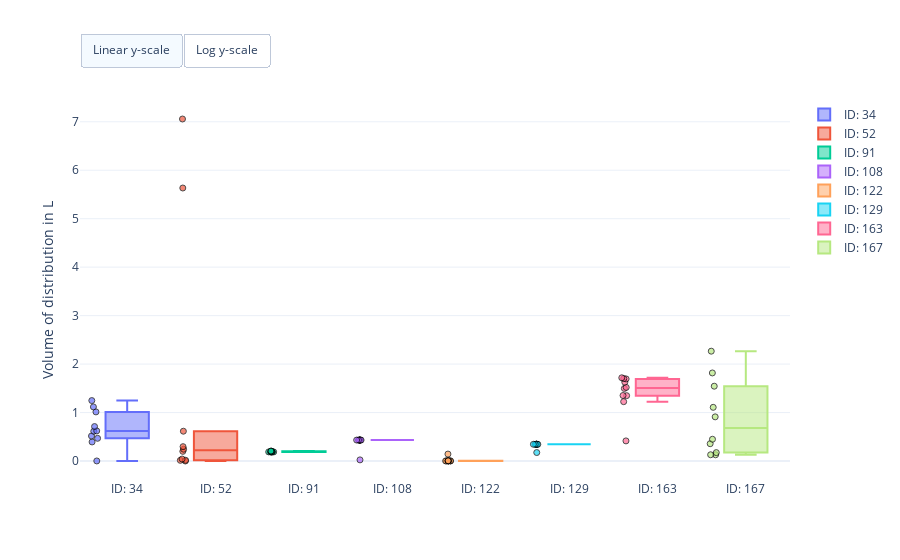
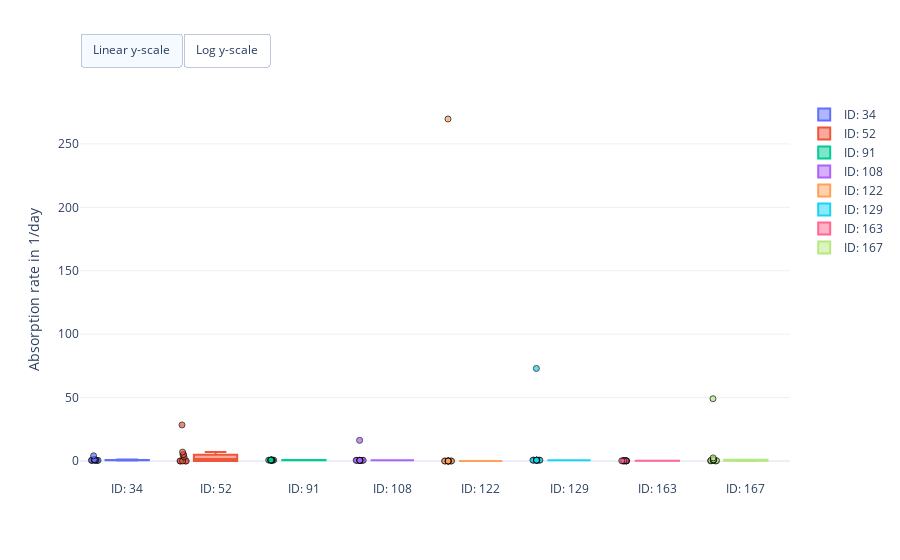
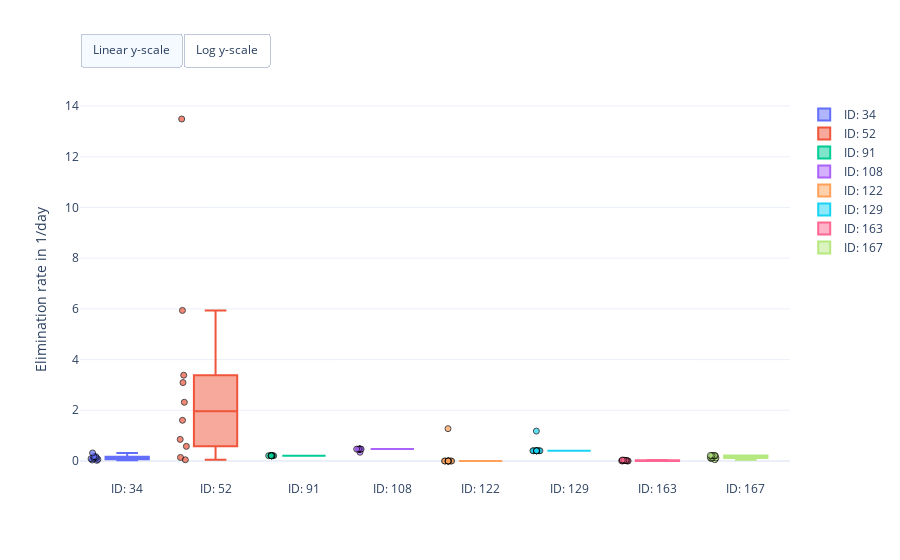
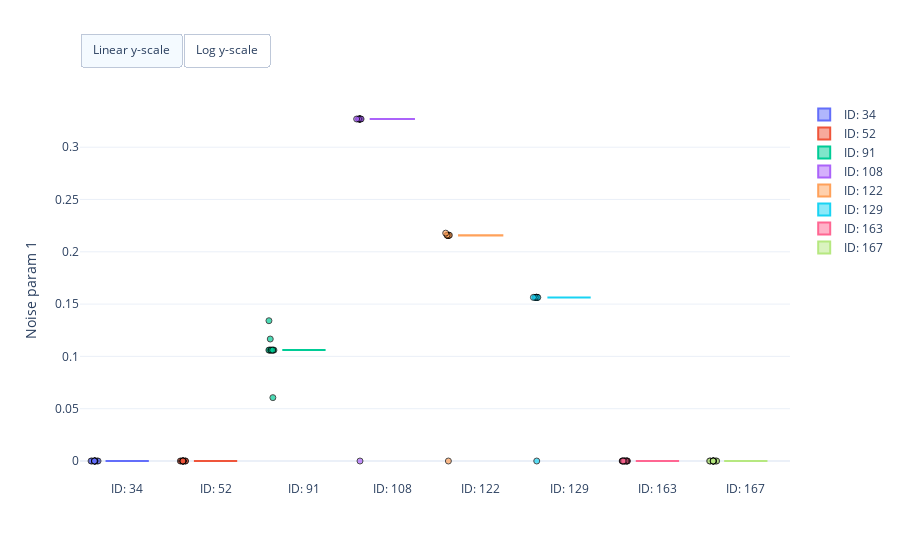

Notebook source saved alongside these figures, in order:
### Markdown cell above
### Visualise optimisation results

### Code cell
fig = erlo.plots.ParameterEstimatePlot()
fig.add_data(map_estimates)

fig.show()

### Figure 1 — Plotly figure (JSON) as saved in the notebook; plotly's stock layout.template omitted (floating-point values rounded to 4 significant figures)
{"data": [{"boxpoints": "all", "hovertemplate": "Estimate: %{y:.2f}<br>%{text}", "jitter": 0.2, "line": {"color": "#636EFA"}, "marker": {"color": "#636EFA", "line": {"color": "black", "width": 1}, "opacity": 0.7, "symbol": "circle"}, "name": "ID: 34", "pointpos": -1.5, "text": ["Run: 1 <br>Log-posterior score: 18.44", "Run: 2 <br>Log-posterior score: 19.12", "Run: 3 <br>Log-posterior score: 18.65", "Run: 4 <br>Log-posterior score: 17.26", "Run: 5 <br>Log-posterior score: 19.26", "Run: 6 <br>Log-posterior score: 18.83", "Run: 7 <br>Log-posterior score: 18.64", "Run: 8 <br>Log-posterior score: 15.21", "Run: 9 <br>Log-posterior score: 19.35", "Run: 10 <br>Log-posterior score: 19.43"], "type": "box", "visible": true, "y": [0.6133, 0.4683, 0.7111, 1.247, 0.6214, 1.116, 0.5158, 0.001448, 1.013, 0.3936]}, {"boxpoints": "all", "hovertemplate": "Estimate: %{y:.2f}<br>%{text}", "jitter": 0.2, "line": {"color": "#EF553B"}, "marker": {"color": "#EF553B", "line": {"color": "black", "width": 1}, "opacity": 0.7, "symbol": "circle"}, "name": "ID: 52", "pointpos": -1.5, "text": ["Run: 1 <br>Log-posterior score: 8.85", "Run: 2 <br>Log-posterior score: 16.80", "Run: 3 <br>Log-posterior score: 26.16", "Run: 4 <br>Log-posterior score: 16.43", "Run: 5 <br>Log-posterior score: 12.45", "Run: 6 <br>Log-posterior score: 25.30", "Run: 7 <br>Log-posterior score: 23.77", "Run: 8 <br>Log-posterior score: 26.69", "Run: 9 <br>Log-posterior score: 16.19", "Run: 10 <br>Log-posterior score: 23.52"], "type": "box", "visible": true, "y": [0.01541, 0.0002883, 0.199, 0.296, 0.04073, 5.633, 7.057, 0.2431, 0.01367, 0.615]}, {"boxpoints": "all", "hovertemplate": "Estimate: %{y:.2f}<br>%{text}", "jitter": 0.2, "line": {"color": "#00CC96"}, "marker": {"color": "#00CC96", "line": {"color": "black", "width": 1}, "opacity": 0.7, "symbol": "circle"}, "name": "ID: 91", "pointpos": -1.5, "text": ["Run: 1 <br>Log-posterior score: -11.01", "Run: 2 <br>Log-posterior score: -11.01", "Run: 3 <br>Log-posterior score: -11.01", "Run: 4 <br>Log-posterior score: -11.01", "Run: 5 <br>Log-posterior score: -11.01", "Run: 6 <br>Log-posterior score: -11.01", "Run: 7 <br>Log-posterior score: -11.01", "Run: 8 <br>Log-posterior score: -11.01", "Run: 9 <br>Log-posterior score: -11.01", "Run: 10 <br>Log-posterior score: -11.01"], "type": "box", "visible": true, "y": [0.2041, 0.1878, 0.1992, 0.1878, 0.1878, 0.2046, 0.1878, 0.1878, 0.1878, 0.1878]}, {"boxpoints": "all", "hovertemplate": "Estimate: %{y:.2f}<br>%{text}", "jitter": 0.2, "line": {"color": "#AB63FA"}, "marker": {"color": "#AB63FA", "line": {"color": "black", "width": 1}, "opacity": 0.7, "symbol": "circle"}, "name": "ID: 108", "pointpos": -1.5, "text": ["Run: 1 <br>Log-posterior score: -10.86", "Run: 2 <br>Log-posterior score: -10.86", "Run: 3 <br>Log-posterior score: 28.44", "Run: 4 <br>Log-posterior score: -10.86", "Run: 5 <br>Log-posterior score: -10.86", "Run: 6 <br>Log-posterior score: -10.86", "Run: 7 <br>Log-posterior score: -10.86", "Run: 8 <br>Log-posterior score: -10.86", "Run: 9 <br>Log-posterior score: -10.86", "Run: 10 <br>Log-posterior score: -10.86"], "type": "box", "visible": true, "y": [0.4322, 0.4322, 0.0233, 0.4322, 0.4322, 0.4322, 0.4322, 0.4322, 0.4322, 0.4322]}, {"boxpoints": "all", "hovertemplate": "Estimate: %{y:.2f}<br>%{text}", "jitter": 0.2, "line": {"color": "#FFA15A"}, "marker": {"color": "#FFA15A", "line": {"color": "black", "width": 1}, "opacity": 0.7, "symbol": "circle"}, "name": "ID: 122", "pointpos": -1.5, "text": ["Run: 1 <br>Log-posterior score: -7.53", "Run: 2 <br>Log-posterior score: -7.53", "Run: 3 <br>Log-posterior score: -7.53", "Run: 4 <br>Log-posterior score: -7.53", "Run: 5 <br>Log-posterior score: -7.53", "Run: 6 <br>Log-posterior score: 25.80", "Run: 7 <br>Log-posterior score: -7.53", "Run: 8 <br>Log-posterior score: -7.53", "Run: 9 <br>Log-posterior score: -7.53", "Run: 10 <br>Log-posterior score: -7.53"], "type": "box", "visible": true, "y": [0.004444, 0.00127, 0.001278, 0.004444, 0.004283, 0.1432, 0.00127, 0.00127, 0.001262, 0.002238]}, {"boxpoints": "all", "hovertemplate": "Estimate: %{y:.2f}<br>%{text}", "jitter": 0.2, "line": {"color": "#19D3F3"}, "marker": {"color": "#19D3F3", "line": {"color": "black", "width": 1}, "opacity": 0.7, "symbol": "circle"}, "name": "ID: 129", "pointpos": -1.5, "text": ["Run: 1 <br>Log-posterior score: -9.69", "Run: 2 <br>Log-posterior score: 28.56", "Run: 3 <br>Log-posterior score: -9.69", "Run: 4 <br>Log-posterior score: -9.69", "Run: 5 <br>Log-posterior score: -9.69", "Run: 6 <br>Log-posterior score: -9.69", "Run: 7 <br>Log-posterior score: -9.69", "Run: 8 <br>Log-posterior score: -9.69", "Run: 9 <br>Log-posterior score: -9.69", "Run: 10 <br>Log-posterior score: -9.69"], "type": "box", "visible": true, "y": [0.3451, 0.1748, 0.3451, 0.3451, 0.3451, 0.3451, 0.3451, 0.3451, 0.3451, 0.3451]}, {"boxpoints": "all", "hovertemplate": "Estimate: %{y:.2f}<br>%{text}", "jitter": 0.2, "line": {"color": "#FF6692"}, "marker": {"color": "#FF6692", "line": {"color": "black", "width": 1}, "opacity": 0.7, "symbol": "circle"}, "name": "ID: 163", "pointpos": -1.5, "text": ["Run: 1 <br>Log-posterior score: 49.61", "Run: 2 <br>Log-posterior score: 47.02", "Run: 3 <br>Log-posterior score: 48.45", "Run: 4 <br>Log-posterior score: 46.98", "Run: 5 <br>Log-posterior score: 47.67", "Run: 6 <br>Log-posterior score: 47.52", "Run: 7 <br>Log-posterior score: 49.23", "Run: 8 <br>Log-posterior score: 47.69", "Run: 9 <br>Log-posterior score: 50.48", "Run: 10 <br>Log-posterior score: 48.05"], "type": "box", "visible": true, "y": [1.717, 1.352, 1.519, 1.626, 1.701, 1.225, 1.694, 0.415, 1.349, 1.497]}, {"boxpoints": "all", "hovertemplate": "Estimate: %{y:.2f}<br>%{text}", "jitter": 0.2, "line": {"color": "#B6E880"}, "marker": {"color": "#B6E880", "line": {"color": "black", "width": 1}, "opacity": 0.7, "symbol": "circle"}, "name": "ID: 167", "pointpos": -1.5, "text": ["Run: 1 <br>Log-posterior score: 20.84", "Run: 2 <br>Log-posterior score: 20.42", "Run: 3 <br>Log-posterior score: 18.88", "Run: 4 <br>Log-posterior score: 20.12", "Run: 5 <br>Log-posterior score: 20.75", "Run: 6 <br>Log-posterior score: 18.04", "Run: 7 <br>Log-posterior score: -0.71", "Run: 8 <br>Log-posterior score: 19.45", "Run: 9 <br>Log-posterior score: 20.75", "Run: 10 <br>Log-posterior score: 19.00"], "type": "box", "visible": true, "y": [2.266, 0.1732, 0.449, 0.9113, 1.817, 0.1285, 1.108, 0.129, 1.544, 0.3571]}], "layout": {"autosize": true, "updatemenus": [{"buttons": [{"args": [{"yaxis.type": "linear"}], "label": "Linear y-scale", "method": "relayout"}, {"args": [{"yaxis.type": "log"}], "label": "Log y-scale", "method": "relayout"}], "direction": "left", "pad": {"r": 0, "t": -10}, "showactive": true, "type": "buttons", "x": 0, "xanchor": "left", "y": 1.15, "yanchor": "top"}], "yaxis": {"title": {"text": "Volume of distribution in L"}}}}

### Figure 2 — Plotly figure (JSON) as saved in the notebook; plotly's stock layout.template omitted (floating-point values rounded to 4 significant figures)
{"data": [{"boxpoints": "all", "hovertemplate": "Estimate: %{y:.2f}<br>%{text}", "jitter": 0.2, "line": {"color": "#636EFA"}, "marker": {"color": "#636EFA", "line": {"color": "black", "width": 1}, "opacity": 0.7, "symbol": "circle"}, "name": "ID: 34", "pointpos": -1.5, "text": ["Run: 1 <br>Log-posterior score: 18.44", "Run: 2 <br>Log-posterior score: 19.12", "Run: 3 <br>Log-posterior score: 18.65", "Run: 4 <br>Log-posterior score: 17.26", "Run: 5 <br>Log-posterior score: 19.26", "Run: 6 <br>Log-posterior score: 18.83", "Run: 7 <br>Log-posterior score: 18.64", "Run: 8 <br>Log-posterior score: 15.21", "Run: 9 <br>Log-posterior score: 19.35", "Run: 10 <br>Log-posterior score: 19.43"], "type": "box", "visible": true, "y": [0.3094, 0.874, 0.4813, 4.092, 0.5114, 0.6921, 0.7363, 1.13, 0.8204, 0.5391]}, {"boxpoints": "all", "hovertemplate": "Estimate: %{y:.2f}<br>%{text}", "jitter": 0.2, "line": {"color": "#EF553B"}, "marker": {"color": "#EF553B", "line": {"color": "black", "width": 1}, "opacity": 0.7, "symbol": "circle"}, "name": "ID: 52", "pointpos": -1.5, "text": ["Run: 1 <br>Log-posterior score: 8.85", "Run: 2 <br>Log-posterior score: 16.80", "Run: 3 <br>Log-posterior score: 26.16", "Run: 4 <br>Log-posterior score: 16.43", "Run: 5 <br>Log-posterior score: 12.45", "Run: 6 <br>Log-posterior score: 25.30", "Run: 7 <br>Log-posterior score: 23.77", "Run: 8 <br>Log-posterior score: 26.69", "Run: 9 <br>Log-posterior score: 16.19", "Run: 10 <br>Log-posterior score: 23.52"], "type": "box", "visible": true, "y": [28.42, 7.029, 0.003886, 3.155, 4.96, 0.002407, 0.01144, 0.001422, 5.025, 0.002711]}, {"boxpoints": "all", "hovertemplate": "Estimate: %{y:.2f}<br>%{text}", "jitter": 0.2, "line": {"color": "#00CC96"}, "marker": {"color": "#00CC96", "line": {"color": "black", "width": 1}, "opacity": 0.7, "symbol": "circle"}, "name": "ID: 91", "pointpos": -1.5, "text": ["Run: 1 <br>Log-posterior score: -11.01", "Run: 2 <br>Log-posterior score: -11.01", "Run: 3 <br>Log-posterior score: -11.01", "Run: 4 <br>Log-posterior score: -11.01", "Run: 5 <br>Log-posterior score: -11.01", "Run: 6 <br>Log-posterior score: -11.01", "Run: 7 <br>Log-posterior score: -11.01", "Run: 8 <br>Log-posterior score: -11.01", "Run: 9 <br>Log-posterior score: -11.01", "Run: 10 <br>Log-posterior score: -11.01"], "type": "box", "visible": true, "y": [0.7133, 0.6793, 0.7255, 0.6793, 0.6793, 0.7114, 0.6793, 0.6793, 0.6793, 0.6793]}, {"boxpoints": "all", "hovertemplate": "Estimate: %{y:.2f}<br>%{text}", "jitter": 0.2, "line": {"color": "#AB63FA"}, "marker": {"color": "#AB63FA", "line": {"color": "black", "width": 1}, "opacity": 0.7, "symbol": "circle"}, "name": "ID: 108", "pointpos": -1.5, "text": ["Run: 1 <br>Log-posterior score: -10.86", "Run: 2 <br>Log-posterior score: -10.86", "Run: 3 <br>Log-posterior score: 28.44", "Run: 4 <br>Log-posterior score: -10.86", "Run: 5 <br>Log-posterior score: -10.86", "Run: 6 <br>Log-posterior score: -10.86", "Run: 7 <br>Log-posterior score: -10.86", "Run: 8 <br>Log-posterior score: -10.86", "Run: 9 <br>Log-posterior score: -10.86", "Run: 10 <br>Log-posterior score: -10.86"], "type": "box", "visible": true, "y": [0.5303, 0.5303, 16.28, 0.5303, 0.5303, 0.5303, 0.5303, 0.5303, 0.5303, 0.5303]}, {"boxpoints": "all", "hovertemplate": "Estimate: %{y:.2f}<br>%{text}", "jitter": 0.2, "line": {"color": "#FFA15A"}, "marker": {"color": "#FFA15A", "line": {"color": "black", "width": 1}, "opacity": 0.7, "symbol": "circle"}, "name": "ID: 122", "pointpos": -1.5, "text": ["Run: 1 <br>Log-posterior score: -7.53", "Run: 2 <br>Log-posterior score: -7.53", "Run: 3 <br>Log-posterior score: -7.53", "Run: 4 <br>Log-posterior score: -7.53", "Run: 5 <br>Log-posterior score: -7.53", "Run: 6 <br>Log-posterior score: 25.80", "Run: 7 <br>Log-posterior score: -7.53", "Run: 8 <br>Log-posterior score: -7.53", "Run: 9 <br>Log-posterior score: -7.53", "Run: 10 <br>Log-posterior score: -7.53"], "type": "box", "visible": true, "y": [0.0002419, 6.905e-05, 6.947e-05, 0.0002419, 0.0002331, 269.7, 6.905e-05, 6.905e-05, 6.863e-05, 0.0001218]}, {"boxpoints": "all", "hovertemplate": "Estimate: %{y:.2f}<br>%{text}", "jitter": 0.2, "line": {"color": "#19D3F3"}, "marker": {"color": "#19D3F3", "line": {"color": "black", "width": 1}, "opacity": 0.7, "symbol": "circle"}, "name": "ID: 129", "pointpos": -1.5, "text": ["Run: 1 <br>Log-posterior score: -9.69", "Run: 2 <br>Log-posterior score: 28.56", "Run: 3 <br>Log-posterior score: -9.69", "Run: 4 <br>Log-posterior score: -9.69", "Run: 5 <br>Log-posterior score: -9.69", "Run: 6 <br>Log-posterior score: -9.69", "Run: 7 <br>Log-posterior score: -9.69", "Run: 8 <br>Log-posterior score: -9.69", "Run: 9 <br>Log-posterior score: -9.69", "Run: 10 <br>Log-posterior score: -9.69"], "type": "box", "visible": true, "y": [0.6561, 72.97, 0.6561, 0.6561, 0.6561, 0.6561, 0.6561, 0.6561, 0.6561, 0.6561]}, {"boxpoints": "all", "hovertemplate": "Estimate: %{y:.2f}<br>%{text}", "jitter": 0.2, "line": {"color": "#FF6692"}, "marker": {"color": "#FF6692", "line": {"color": "black", "width": 1}, "opacity": 0.7, "symbol": "circle"}, "name": "ID: 163", "pointpos": -1.5, "text": ["Run: 1 <br>Log-posterior score: 49.61", "Run: 2 <br>Log-posterior score: 47.02", "Run: 3 <br>Log-posterior score: 48.45", "Run: 4 <br>Log-posterior score: 46.98", "Run: 5 <br>Log-posterior score: 47.67", "Run: 6 <br>Log-posterior score: 47.52", "Run: 7 <br>Log-posterior score: 49.23", "Run: 8 <br>Log-posterior score: 47.69", "Run: 9 <br>Log-posterior score: 50.48", "Run: 10 <br>Log-posterior score: 48.05"], "type": "box", "visible": true, "y": [0.1538, 0.1179, 0.1339, 0.1445, 0.1521, 0.1061, 0.1513, 0.03573, 0.1176, 0.1317]}, {"boxpoints": "all", "hovertemplate": "Estimate: %{y:.2f}<br>%{text}", "jitter": 0.2, "line": {"color": "#B6E880"}, "marker": {"color": "#B6E880", "line": {"color": "black", "width": 1}, "opacity": 0.7, "symbol": "circle"}, "name": "ID: 167", "pointpos": -1.5, "text": ["Run: 1 <br>Log-posterior score: 20.84", "Run: 2 <br>Log-posterior score: 20.42", "Run: 3 <br>Log-posterior score: 18.88", "Run: 4 <br>Log-posterior score: 20.12", "Run: 5 <br>Log-posterior score: 20.75", "Run: 6 <br>Log-posterior score: 18.04", "Run: 7 <br>Log-posterior score: -0.71", "Run: 8 <br>Log-posterior score: 19.45", "Run: 9 <br>Log-posterior score: 20.75", "Run: 10 <br>Log-posterior score: 19.00"], "type": "box", "visible": true, "y": [0.4445, 0.07553, 1.049, 2.457, 0.7125, 0.04416, 49.11, 0.5305, 0.2742, 0.894]}], "layout": {"autosize": true, "updatemenus": [{"buttons": [{"args": [{"yaxis.type": "linear"}], "label": "Linear y-scale", "method": "relayout"}, {"args": [{"yaxis.type": "log"}], "label": "Log y-scale", "method": "relayout"}], "direction": "left", "pad": {"r": 0, "t": -10}, "showactive": true, "type": "buttons", "x": 0, "xanchor": "left", "y": 1.15, "yanchor": "top"}], "yaxis": {"title": {"text": "Absorption rate in 1/day"}}}}

### Figure 3 — Plotly figure (JSON) as saved in the notebook; plotly's stock layout.template omitted (floating-point values rounded to 4 significant figures)
{"data": [{"boxpoints": "all", "hovertemplate": "Estimate: %{y:.2f}<br>%{text}", "jitter": 0.2, "line": {"color": "#636EFA"}, "marker": {"color": "#636EFA", "line": {"color": "black", "width": 1}, "opacity": 0.7, "symbol": "circle"}, "name": "ID: 34", "pointpos": -1.5, "text": ["Run: 1 <br>Log-posterior score: 18.44", "Run: 2 <br>Log-posterior score: 19.12", "Run: 3 <br>Log-posterior score: 18.65", "Run: 4 <br>Log-posterior score: 17.26", "Run: 5 <br>Log-posterior score: 19.26", "Run: 6 <br>Log-posterior score: 18.83", "Run: 7 <br>Log-posterior score: 18.64", "Run: 8 <br>Log-posterior score: 15.21", "Run: 9 <br>Log-posterior score: 19.35", "Run: 10 <br>Log-posterior score: 19.43"], "type": "box", "visible": true, "y": [0.09074, 0.174, 0.1072, 0.0394, 0.1315, 0.02507, 0.165, 0.3171, 0.06498, 0.1716]}, {"boxpoints": "all", "hovertemplate": "Estimate: %{y:.2f}<br>%{text}", "jitter": 0.2, "line": {"color": "#EF553B"}, "marker": {"color": "#EF553B", "line": {"color": "black", "width": 1}, "opacity": 0.7, "symbol": "circle"}, "name": "ID: 52", "pointpos": -1.5, "text": ["Run: 1 <br>Log-posterior score: 8.85", "Run: 2 <br>Log-posterior score: 16.80", "Run: 3 <br>Log-posterior score: 26.16", "Run: 4 <br>Log-posterior score: 16.43", "Run: 5 <br>Log-posterior score: 12.45", "Run: 6 <br>Log-posterior score: 25.30", "Run: 7 <br>Log-posterior score: 23.77", "Run: 8 <br>Log-posterior score: 26.69", "Run: 9 <br>Log-posterior score: 16.19", "Run: 10 <br>Log-posterior score: 23.52"], "type": "box", "visible": true, "y": [0.1404, 0.5769, 2.316, 13.49, 3.384, 0.04757, 5.939, 0.8522, 3.092, 1.605]}, {"boxpoints": "all", "hovertemplate": "Estimate: %{y:.2f}<br>%{text}", "jitter": 0.2, "line": {"color": "#00CC96"}, "marker": {"color": "#00CC96", "line": {"color": "black", "width": 1}, "opacity": 0.7, "symbol": "circle"}, "name": "ID: 91", "pointpos": -1.5, "text": ["Run: 1 <br>Log-posterior score: -11.01", "Run: 2 <br>Log-posterior score: -11.01", "Run: 3 <br>Log-posterior score: -11.01", "Run: 4 <br>Log-posterior score: -11.01", "Run: 5 <br>Log-posterior score: -11.01", "Run: 6 <br>Log-posterior score: -11.01", "Run: 7 <br>Log-posterior score: -11.01", "Run: 8 <br>Log-posterior score: -11.01", "Run: 9 <br>Log-posterior score: -11.01", "Run: 10 <br>Log-posterior score: -11.01"], "type": "box", "visible": true, "y": [0.2087, 0.2087, 0.2089, 0.2087, 0.2087, 0.209, 0.2087, 0.2087, 0.2087, 0.2087]}, {"boxpoints": "all", "hovertemplate": "Estimate: %{y:.2f}<br>%{text}", "jitter": 0.2, "line": {"color": "#AB63FA"}, "marker": {"color": "#AB63FA", "line": {"color": "black", "width": 1}, "opacity": 0.7, "symbol": "circle"}, "name": "ID: 108", "pointpos": -1.5, "text": ["Run: 1 <br>Log-posterior score: -10.86", "Run: 2 <br>Log-posterior score: -10.86", "Run: 3 <br>Log-posterior score: 28.44", "Run: 4 <br>Log-posterior score: -10.86", "Run: 5 <br>Log-posterior score: -10.86", "Run: 6 <br>Log-posterior score: -10.86", "Run: 7 <br>Log-posterior score: -10.86", "Run: 8 <br>Log-posterior score: -10.86", "Run: 9 <br>Log-posterior score: -10.86", "Run: 10 <br>Log-posterior score: -10.86"], "type": "box", "visible": true, "y": [0.4686, 0.4686, 0.3456, 0.4686, 0.4686, 0.4686, 0.4686, 0.4686, 0.4686, 0.4686]}, {"boxpoints": "all", "hovertemplate": "Estimate: %{y:.2f}<br>%{text}", "jitter": 0.2, "line": {"color": "#FFA15A"}, "marker": {"color": "#FFA15A", "line": {"color": "black", "width": 1}, "opacity": 0.7, "symbol": "circle"}, "name": "ID: 122", "pointpos": -1.5, "text": ["Run: 1 <br>Log-posterior score: -7.53", "Run: 2 <br>Log-posterior score: -7.53", "Run: 3 <br>Log-posterior score: -7.53", "Run: 4 <br>Log-posterior score: -7.53", "Run: 5 <br>Log-posterior score: -7.53", "Run: 6 <br>Log-posterior score: 25.80", "Run: 7 <br>Log-posterior score: -7.53", "Run: 8 <br>Log-posterior score: -7.53", "Run: 9 <br>Log-posterior score: -7.53", "Run: 10 <br>Log-posterior score: -7.53"], "type": "box", "visible": true, "y": [5.444e-18, 5.124e-18, 3.173e-18, 1.72e-16, 6.614e-09, 1.275, 9.512e-14, 9.701e-18, 2.515e-18, 2.573e-08]}, {"boxpoints": "all", "hovertemplate": "Estimate: %{y:.2f}<br>%{text}", "jitter": 0.2, "line": {"color": "#19D3F3"}, "marker": {"color": "#19D3F3", "line": {"color": "black", "width": 1}, "opacity": 0.7, "symbol": "circle"}, "name": "ID: 129", "pointpos": -1.5, "text": ["Run: 1 <br>Log-posterior score: -9.69", "Run: 2 <br>Log-posterior score: 28.56", "Run: 3 <br>Log-posterior score: -9.69", "Run: 4 <br>Log-posterior score: -9.69", "Run: 5 <br>Log-posterior score: -9.69", "Run: 6 <br>Log-posterior score: -9.69", "Run: 7 <br>Log-posterior score: -9.69", "Run: 8 <br>Log-posterior score: -9.69", "Run: 9 <br>Log-posterior score: -9.69", "Run: 10 <br>Log-posterior score: -9.69"], "type": "box", "visible": true, "y": [0.4041, 1.18, 0.4041, 0.4041, 0.4041, 0.4041, 0.4041, 0.4041, 0.4041, 0.4041]}, {"boxpoints": "all", "hovertemplate": "Estimate: %{y:.2f}<br>%{text}", "jitter": 0.2, "line": {"color": "#FF6692"}, "marker": {"color": "#FF6692", "line": {"color": "black", "width": 1}, "opacity": 0.7, "symbol": "circle"}, "name": "ID: 163", "pointpos": -1.5, "text": ["Run: 1 <br>Log-posterior score: 49.61", "Run: 2 <br>Log-posterior score: 47.02", "Run: 3 <br>Log-posterior score: 48.45", "Run: 4 <br>Log-posterior score: 46.98", "Run: 5 <br>Log-posterior score: 47.67", "Run: 6 <br>Log-posterior score: 47.52", "Run: 7 <br>Log-posterior score: 49.23", "Run: 8 <br>Log-posterior score: 47.69", "Run: 9 <br>Log-posterior score: 50.48", "Run: 10 <br>Log-posterior score: 48.05"], "type": "box", "visible": true, "y": [0.0003367, 0.02567, 0.01514, 0.007395, 0.001628, 0.03237, 0.002211, 0.03853, 0.02583, 0.01662]}, {"boxpoints": "all", "hovertemplate": "Estimate: %{y:.2f}<br>%{text}", "jitter": 0.2, "line": {"color": "#B6E880"}, "marker": {"color": "#B6E880", "line": {"color": "black", "width": 1}, "opacity": 0.7, "symbol": "circle"}, "name": "ID: 167", "pointpos": -1.5, "text": ["Run: 1 <br>Log-posterior score: 20.84", "Run: 2 <br>Log-posterior score: 20.42", "Run: 3 <br>Log-posterior score: 18.88", "Run: 4 <br>Log-posterior score: 20.12", "Run: 5 <br>Log-posterior score: 20.75", "Run: 6 <br>Log-posterior score: 18.04", "Run: 7 <br>Log-posterior score: -0.71", "Run: 8 <br>Log-posterior score: 19.45", "Run: 9 <br>Log-posterior score: 20.75", "Run: 10 <br>Log-posterior score: 19.00"], "type": "box", "visible": true, "y": [0.05209, 0.137, 0.2176, 0.2078, 0.1341, 0.0946, 0.2151, 0.2123, 0.1191, 0.2172]}], "layout": {"autosize": true, "updatemenus": [{"buttons": [{"args": [{"yaxis.type": "linear"}], "label": "Linear y-scale", "method": "relayout"}, {"args": [{"yaxis.type": "log"}], "label": "Log y-scale", "method": "relayout"}], "direction": "left", "pad": {"r": 0, "t": -10}, "showactive": true, "type": "buttons", "x": 0, "xanchor": "left", "y": 1.15, "yanchor": "top"}], "yaxis": {"title": {"text": "Elimination rate in 1/day"}}}}

### Figure 4 — Plotly figure (JSON) as saved in the notebook; plotly's stock layout.template omitted (floating-point values rounded to 4 significant figures)
{"data": [{"boxpoints": "all", "hovertemplate": "Estimate: %{y:.2f}<br>%{text}", "jitter": 0.2, "line": {"color": "#636EFA"}, "marker": {"color": "#636EFA", "line": {"color": "black", "width": 1}, "opacity": 0.7, "symbol": "circle"}, "name": "ID: 34", "pointpos": -1.5, "text": ["Run: 1 <br>Log-posterior score: 18.44", "Run: 2 <br>Log-posterior score: 19.12", "Run: 3 <br>Log-posterior score: 18.65", "Run: 4 <br>Log-posterior score: 17.26", "Run: 5 <br>Log-posterior score: 19.26", "Run: 6 <br>Log-posterior score: 18.83", "Run: 7 <br>Log-posterior score: 18.64", "Run: 8 <br>Log-posterior score: 15.21", "Run: 9 <br>Log-posterior score: 19.35", "Run: 10 <br>Log-posterior score: 19.43"], "type": "box", "visible": true, "y": [2.606e-13, 3.492e-13, 3.719e-13, 4.101e-13, 4.875e-13, 5.355e-13, 1.315e-13, 2.557e-11, 4.59e-13, 2.25e-13]}, {"boxpoints": "all", "hovertemplate": "Estimate: %{y:.2f}<br>%{text}", "jitter": 0.2, "line": {"color": "#EF553B"}, "marker": {"color": "#EF553B", "line": {"color": "black", "width": 1}, "opacity": 0.7, "symbol": "circle"}, "name": "ID: 52", "pointpos": -1.5, "text": ["Run: 1 <br>Log-posterior score: 8.85", "Run: 2 <br>Log-posterior score: 16.80", "Run: 3 <br>Log-posterior score: 26.16", "Run: 4 <br>Log-posterior score: 16.43", "Run: 5 <br>Log-posterior score: 12.45", "Run: 6 <br>Log-posterior score: 25.30", "Run: 7 <br>Log-posterior score: 23.77", "Run: 8 <br>Log-posterior score: 26.69", "Run: 9 <br>Log-posterior score: 16.19", "Run: 10 <br>Log-posterior score: 23.52"], "type": "box", "visible": true, "y": [6.122e-11, 8.745e-13, 2.163e-17, 1.214e-15, 2.536e-12, 3.403e-16, 1.894e-16, 3.302e-16, 8.518e-14, 5.174e-16]}, {"boxpoints": "all", "hovertemplate": "Estimate: %{y:.2f}<br>%{text}", "jitter": 0.2, "line": {"color": "#00CC96"}, "marker": {"color": "#00CC96", "line": {"color": "black", "width": 1}, "opacity": 0.7, "symbol": "circle"}, "name": "ID: 91", "pointpos": -1.5, "text": ["Run: 1 <br>Log-posterior score: -11.01", "Run: 2 <br>Log-posterior score: -11.01", "Run: 3 <br>Log-posterior score: -11.01", "Run: 4 <br>Log-posterior score: -11.01", "Run: 5 <br>Log-posterior score: -11.01", "Run: 6 <br>Log-posterior score: -11.01", "Run: 7 <br>Log-posterior score: -11.01", "Run: 8 <br>Log-posterior score: -11.01", "Run: 9 <br>Log-posterior score: -11.01", "Run: 10 <br>Log-posterior score: -11.01"], "type": "box", "visible": true, "y": [0.06057, 0.106, 0.1341, 0.106, 0.106, 0.1166, 0.106, 0.106, 0.106, 0.106]}, {"boxpoints": "all", "hovertemplate": "Estimate: %{y:.2f}<br>%{text}", "jitter": 0.2, "line": {"color": "#AB63FA"}, "marker": {"color": "#AB63FA", "line": {"color": "black", "width": 1}, "opacity": 0.7, "symbol": "circle"}, "name": "ID: 108", "pointpos": -1.5, "text": ["Run: 1 <br>Log-posterior score: -10.86", "Run: 2 <br>Log-posterior score: -10.86", "Run: 3 <br>Log-posterior score: 28.44", "Run: 4 <br>Log-posterior score: -10.86", "Run: 5 <br>Log-posterior score: -10.86", "Run: 6 <br>Log-posterior score: -10.86", "Run: 7 <br>Log-posterior score: -10.86", "Run: 8 <br>Log-posterior score: -10.86", "Run: 9 <br>Log-posterior score: -10.86", "Run: 10 <br>Log-posterior score: -10.86"], "type": "box", "visible": true, "y": [0.327, 0.3269, 6.712e-12, 0.3269, 0.327, 0.327, 0.3269, 0.3269, 0.3269, 0.3269]}, {"boxpoints": "all", "hovertemplate": "Estimate: %{y:.2f}<br>%{text}", "jitter": 0.2, "line": {"color": "#FFA15A"}, "marker": {"color": "#FFA15A", "line": {"color": "black", "width": 1}, "opacity": 0.7, "symbol": "circle"}, "name": "ID: 122", "pointpos": -1.5, "text": ["Run: 1 <br>Log-posterior score: -7.53", "Run: 2 <br>Log-posterior score: -7.53", "Run: 3 <br>Log-posterior score: -7.53", "Run: 4 <br>Log-posterior score: -7.53", "Run: 5 <br>Log-posterior score: -7.53", "Run: 6 <br>Log-posterior score: 25.80", "Run: 7 <br>Log-posterior score: -7.53", "Run: 8 <br>Log-posterior score: -7.53", "Run: 9 <br>Log-posterior score: -7.53", "Run: 10 <br>Log-posterior score: -7.53"], "type": "box", "visible": true, "y": [0.2158, 0.2157, 0.2157, 0.2158, 0.2158, 7.77e-11, 0.2157, 0.2157, 0.2157, 0.2178]}, {"boxpoints": "all", "hovertemplate": "Estimate: %{y:.2f}<br>%{text}", "jitter": 0.2, "line": {"color": "#19D3F3"}, "marker": {"color": "#19D3F3", "line": {"color": "black", "width": 1}, "opacity": 0.7, "symbol": "circle"}, "name": "ID: 129", "pointpos": -1.5, "text": ["Run: 1 <br>Log-posterior score: -9.69", "Run: 2 <br>Log-posterior score: 28.56", "Run: 3 <br>Log-posterior score: -9.69", "Run: 4 <br>Log-posterior score: -9.69", "Run: 5 <br>Log-posterior score: -9.69", "Run: 6 <br>Log-posterior score: -9.69", "Run: 7 <br>Log-posterior score: -9.69", "Run: 8 <br>Log-posterior score: -9.69", "Run: 9 <br>Log-posterior score: -9.69", "Run: 10 <br>Log-posterior score: -9.69"], "type": "box", "visible": true, "y": [0.1564, 8.271e-12, 0.1564, 0.1564, 0.1564, 0.1564, 0.1564, 0.1564, 0.1564, 0.1564]}, {"boxpoints": "all", "hovertemplate": "Estimate: %{y:.2f}<br>%{text}", "jitter": 0.2, "line": {"color": "#FF6692"}, "marker": {"color": "#FF6692", "line": {"color": "black", "width": 1}, "opacity": 0.7, "symbol": "circle"}, "name": "ID: 163", "pointpos": -1.5, "text": ["Run: 1 <br>Log-posterior score: 49.61", "Run: 2 <br>Log-posterior score: 47.02", "Run: 3 <br>Log-posterior score: 48.45", "Run: 4 <br>Log-posterior score: 46.98", "Run: 5 <br>Log-posterior score: 47.67", "Run: 6 <br>Log-posterior score: 47.52", "Run: 7 <br>Log-posterior score: 49.23", "Run: 8 <br>Log-posterior score: 47.69", "Run: 9 <br>Log-posterior score: 50.48", "Run: 10 <br>Log-posterior score: 48.05"], "type": "box", "visible": true, "y": [6.587e-14, 3.991e-13, 5.091e-14, 3.747e-13, 1.402e-13, 3.562e-13, 1.011e-13, 1.118e-13, 2.03e-14, 1.679e-13]}, {"boxpoints": "all", "hovertemplate": "Estimate: %{y:.2f}<br>%{text}", "jitter": 0.2, "line": {"color": "#B6E880"}, "marker": {"color": "#B6E880", "line": {"color": "black", "width": 1}, "opacity": 0.7, "symbol": "circle"}, "name": "ID: 167", "pointpos": -1.5, "text": ["Run: 1 <br>Log-posterior score: 20.84", "Run: 2 <br>Log-posterior score: 20.42", "Run: 3 <br>Log-posterior score: 18.88", "Run: 4 <br>Log-posterior score: 20.12", "Run: 5 <br>Log-posterior score: 20.75", "Run: 6 <br>Log-posterior score: 18.04", "Run: 7 <br>Log-posterior score: -0.71", "Run: 8 <br>Log-posterior score: 19.45", "Run: 9 <br>Log-posterior score: 20.75", "Run: 10 <br>Log-posterior score: 19.00"], "type": "box", "visible": true, "y": [3.19e-14, 1.761e-13, 6.719e-13, 7.366e-15, 8.472e-14, 8.739e-13, 7.189e-07, 1.034e-13, 4.284e-14, 2.213e-14]}], "layout": {"autosize": true, "updatemenus": [{"buttons": [{"args": [{"yaxis.type": "linear"}], "label": "Linear y-scale", "method": "relayout"}, {"args": [{"yaxis.type": "log"}], "label": "Log y-scale", "method": "relayout"}], "direction": "left", "pad": {"r": 0, "t": -10}, "showactive": true, "type": "buttons", "x": 0, "xanchor": "left", "y": 1.15, "yanchor": "top"}], "yaxis": {"title": {"text": "Noise param 1"}}}}
